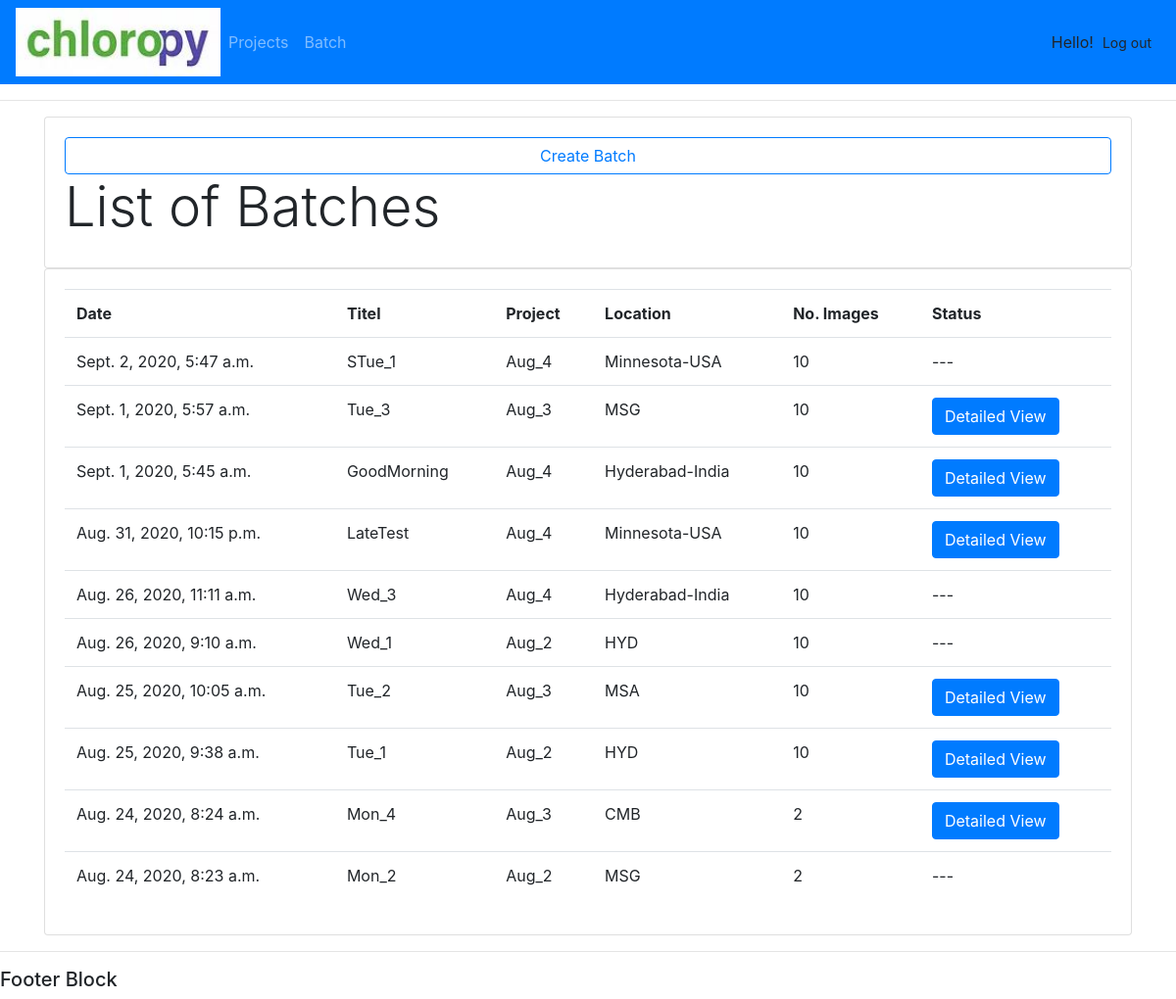
Page /batch/ (signed in) on the earlier database version.
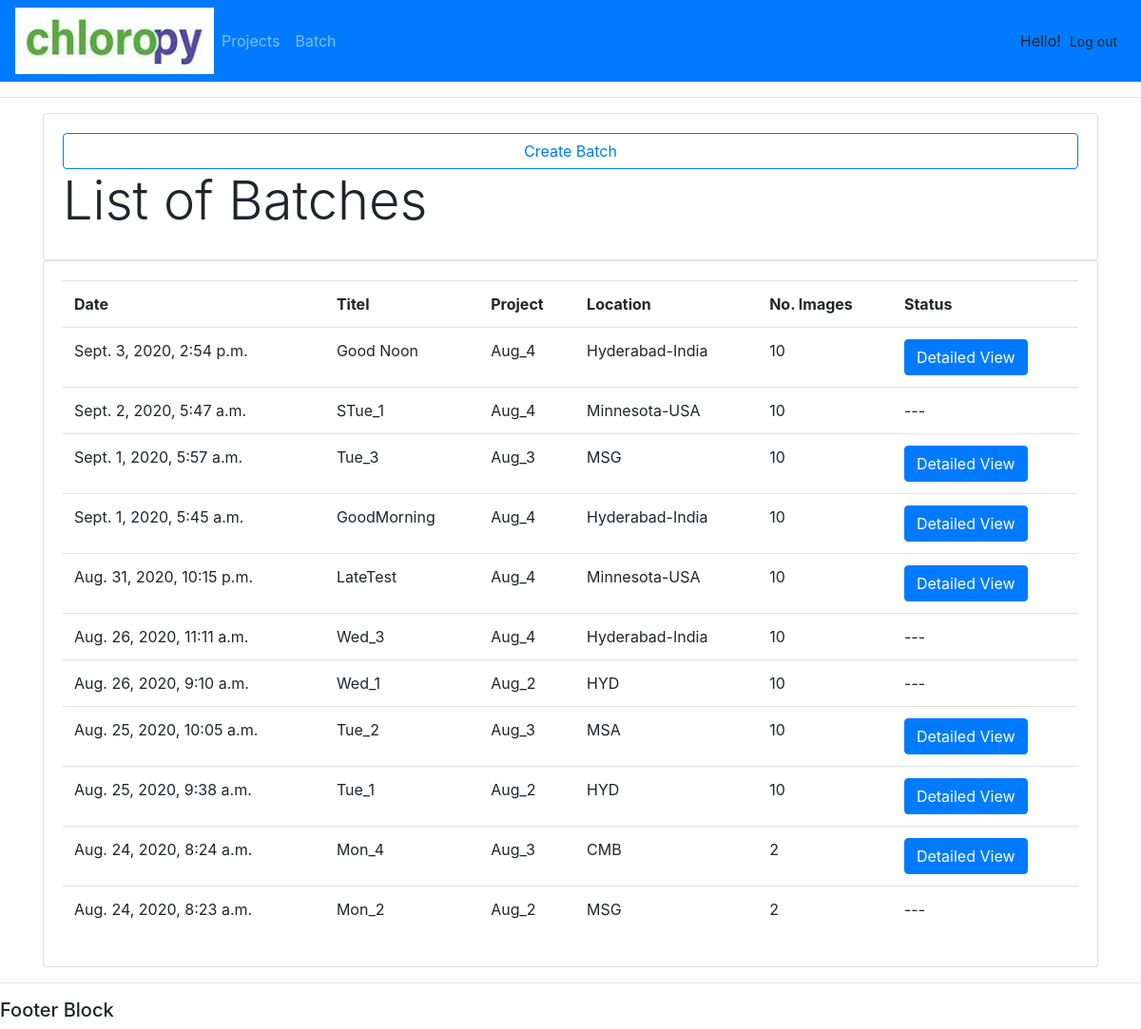
Same page on the later database version.
### batch/models.py (models this page shows, shortened)
class Batch(models.Model):
    STATUS_ITEM = (
        ('0', 'Uploaded'),
        ('1', 'Processing'),
        ('2', 'Completed')
    )
    name = models.CharField(max_length = 255,unique = True)
    project = models.ForeignKey(Project, null=True, on_delete=models.SET_NULL)
    location = models.CharField(max_length = 255)
    short_description = models.CharField(max_length=255, blank=True, null=True)
    description = models.TextField(default='', blank=True, null=True)
    total_images = models.IntegerField(default=0)
    failed_images = models.IntegerField(default=0)
    batch_status = models.CharField(default='0', choices = STATUS_ITEM, max_length=1)
    created_by = models.ForeignKey(User, on_delete=models.CASCADE)
    created_at = models.DateTimeField(default=timezone.now)

class Project(models.Model):
    name = models.CharField(max_length=255, unique=True)
    locations = models.TextField(default='')
    sample_type = models.CharField(max_length=255)
    short_description = models.CharField(max_length=255, blank=True, null=True)
    description = models.TextField(default='', blank=True, null=True)
    pcreated_by = models.ForeignKey(User, on_delete=models.CASCADE)
    created_at = models.DateTimeField(default=timezone.now)
    def __str__(self):
        return self.name

### batch/views.py (the view)
# urls.py: path('batch/', views.batchView, name='batch'),
@login_required(login_url='index')
def batchView(request):
    batchs = Batch.objects.filter(created_by=request.user).order_by('-created_at')
    return render(request, 'batch/batch.html', {'batchs': batchs})

### batch/templates/batch/batch.html
{% extends 'batch/def_temp.html' %}
{% block content %}
<div class="row justify-content-center">
			<div class="col-md-12">
				<div class="card card-body">
                    <a href="{% url 'cbatch' %}" class="float-right btn btn-outline-primary">Create Batch</a>
					<h5 class="display-4">List of Batches</h5>
				</div>
				<div class="card card-body">
					<table class="table">
						<tr>
							<th>Date</th>
							<th>Titel</th>
							<th>Project</th>
							<th>Location</th>
							<th>No. Images</th>
							<th>Status</th>
						</tr>
						{% for bh in batchs %}
							<tr>
								<td>{{bh.created_at}}</td>
								<td>{{bh.name}}</td>
								<td>{{bh.project}}</td>
								<td>{{bh.location}}</td>
								<td>{{bh.total_images}}</td>
								{% if bh.batch_status == '2' %}
									<td><a href="{% url 'viewBach' bh.name %}" type="button" class="btn btn-primary">Detailed View</a></td>
								{% else %}
									<td>---</td>
								{% endif %}
							</tr>
						{% endfor %}
					</table>
				</div>
			</div>
		</div>
{% endblock %}

Differences in the rows shown:
added Batch: created_at "Sept. 3, 2020, 2:54 p.m.", name "Good Noon", project "Aug_4", location "Hyderabad-India", total_images "10", batch_status "Detailed View"
